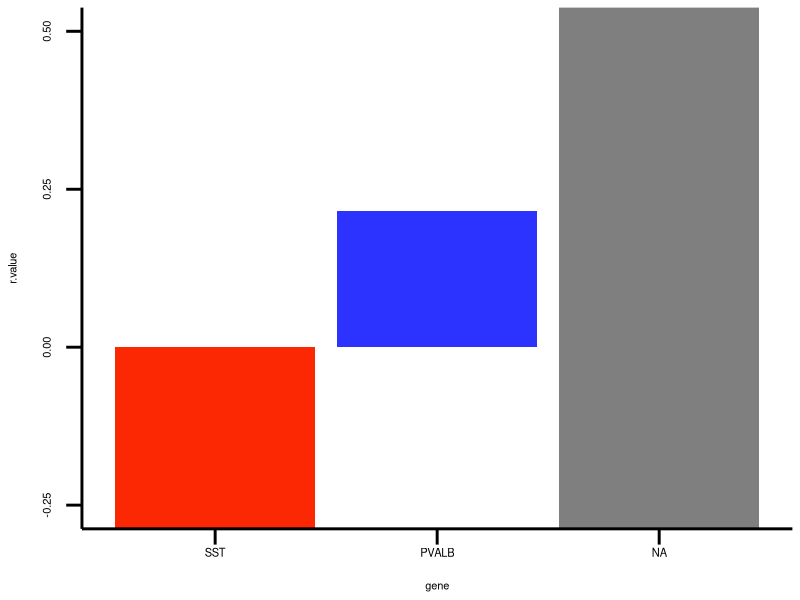
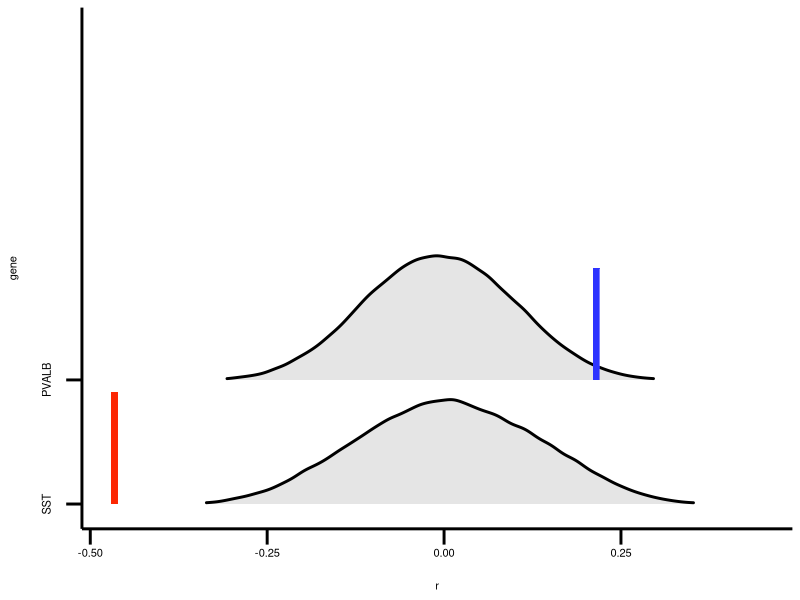

Generate these figures, in order, with R:

library(ggplot2)
library(reshape)
library(ggridges)

theme1 <- theme(panel.border = element_rect(size = 2, colour = 'NA', fill='NA'), 
               axis.line = element_line(colour = "black", size = 1),
               axis.text.x = element_text(size = 8, color="black"), 
               axis.title.x = element_text(size =8,margin=margin(15,0,0,0)),
               axis.text.y = element_text(size = 8, color="black",angle=90,hjust=0.5,margin=margin(0,10,0,0)), 
               axis.title.y = element_text(size =8,margin=margin(0,15,0,0)),
               panel.grid.major = element_blank(), 
               panel.grid.minor = element_blank(), 
               plot.background = element_rect(fill = "transparent", colour = NA),
               panel.background = element_rect(fill = "white", colour = NA),
               legend.position="none",
               axis.ticks = element_line(colour = "black", size=1),
               axis.ticks.length = unit(.4, "cm"))

# read in dataframes
setwd("~/Dropbox/DP5_N-Bridge/Figure_Calculations/GSR/genetics/neural_pc1")
df_r = read.table("NPC1_results.csv", sep=",", header=TRUE)

# set order
df_r$gene <- factor(df_r$gene, levels = c("SST","PVALB"))

# bar chart for mean
tiff(file="NPC1_rvalues_gdot_SSTPVALB.tiff",width=1.5,height=4.5, units="in", res=1000)
ggplot(df_r, aes(x=gene, y=r.value, fill=gene)) +
  geom_bar(stat='identity') +
  theme1 +
  coord_cartesian(ylim = c(-0.25, 0.5)) +
  scale_fill_manual(values = c("SST" = "#FC2703", "PVALB" = "#2D33FF"))
dev.off()

#----------------------------->
# distribution of r plots
#----------------------------->
theme1 <- theme(panel.border = element_rect(size = 2, colour = 'NA', fill='NA'), 
                axis.line = element_line(colour = "black", size = 1),
                axis.text.x = element_text(size = 8, color="black"), 
                axis.title.x = element_text(size =8,margin=margin(15,0,0,0)),
                axis.text.y = element_text(size = 8, color="black",angle=90,hjust=0.5,margin=margin(0,10,0,0)), 
                axis.title.y = element_text(size =8,margin=margin(0,15,0,0)),
                panel.grid.major = element_blank(), 
                panel.grid.minor = element_blank(), 
                plot.background = element_rect(fill = "transparent", colour = NA),
                panel.background = element_rect(fill = "white", colour = NA),
                legend.position="none",
                axis.ticks = element_line(colour = "black", size=1),
                axis.ticks.length = unit(.4, "cm"))


df1 = read.table("SST_NPC1_surr_r_100000.txt", header=TRUE)
df2 = read.table("PVALB_NPC1_surr_r_100000.txt", header=TRUE)

names(df1) <- c("SST")
names(df2) <- c("PVALB")

df_all <- cbind.data.frame(df1, df2)

# melt the data
df_all_melt <- melt(df_all)
names(df_all_melt) <- c("gene", "r")

colnames(df_all_melt)
sapply(df_all_melt, class)


# ridgeline 
# need to update r values for SST/PVALB
tiff(file="NPC1_rdistributions_gdot_SST_PVALB.tiff",width=10, height=6, units="in", res=1000)
ggplot(df_all_melt, aes(r, gene, group = gene)) +
  # add the ridges for each trial type
  geom_density_ridges(aes(fill=gene), lwd=1, rel_min_height = 0.01, scale = 1)+
  # add colours
  scale_fill_manual(values = c("SST"="#E5E5E5", "PVALB"="#E5E5E5")) +
  # SST
  geom_segment(aes(x = -0.466134169, y = 1, xend = -0.466134169, yend = 1.9), size = 2, color = "#FC2703") +
  # PVALB
  geom_segment(aes(x = 0.21479303, y = 2, xend = 0.21479303, yend = 2.9), size = 2, color = "#2D33FF") +
  guides(fill=FALSE) +
  scale_y_discrete(expand = expansion(add = c(0.2, 3))) +
  theme1
dev.off()
